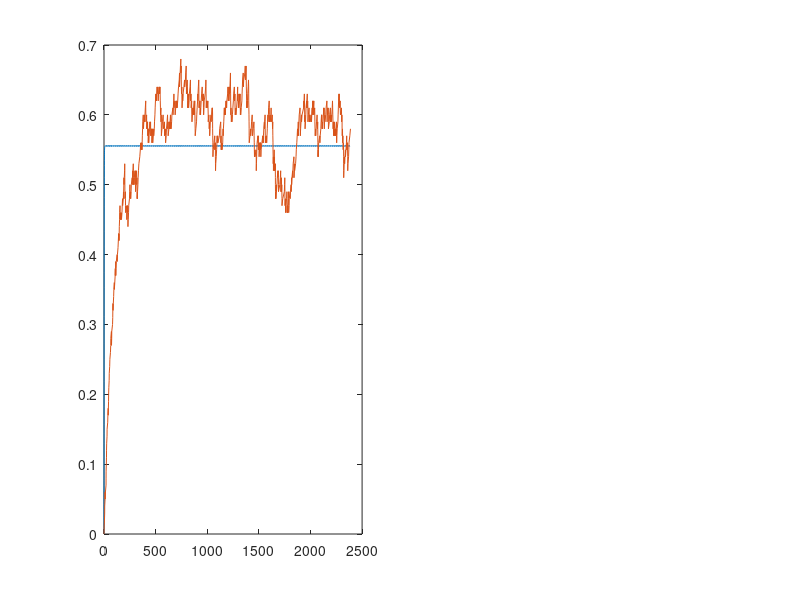

Source code (MATLAB): (Note: this script raises an error after producing the figure.)
% *** THIS PROGRAM DEALS W/ ONE CHEMICAL SPECIES WITH A BINDING AND UNBINDING REACTION, WITH NO FEEDBACK ***

% rates: r_bind = k_bind * (1-a)
% 			 r_unbind = k_unbind * a

% Initialize the Basic Parameters: number of molecules of A (N), max # of reactions (T) , state vector (X), proportion bound over time (A), Reaction Coeffecients (k_bind, k_unbind) L is the length of the 1D representation of the membrane of a cell.

N = 100; T = 1000; k_bind = 0.5; k_unbind = 0.4; L = 1; v_x = 0.01;

% X(1,:) is a bool representing whether each particle is bound or not.
% X(2,:) is a float representing the position of each particle.
X(1,:,:) = zeros(1,N,T);
X(2,:,1) = rand(L, N);
% A(1, :) is a float representing the proportion of chemical A that is bound.
% A(2, :) is the time that this value is recorded.
A = zeros(2,T);

% This odd index is due to using i-1 to gather the value of the last index in each of the arrays, and I didn't want to add a switch statement every time for i = 1. This is more computationally efficient
for i = 2:(T+1)

	% set the position to the position of the previous time.
	X(:,:,i) = X(:,:,i-1);

	% Setting the rates at the start of each loop
	r_bind = k_bind*(1-A(1,i-1));
	r_unbind = k_unbind*A(1,i-1);
	r_sum = r_bind + r_unbind;

	% Generating a random number for use in Gillespie Algo
	w = rand(1);

	tau = (1 / r_sum) * log(1 / w);

	% Picking the reaction using Gillespie Algo
  if (r_sum * w < r_bind)
		unbound_list = find(X(1,:,i) == 0);
		unbound_index = unbound_list(randi(length(unbound_list)));
		X(1,unbound_index,i) = 1;
	else
		bound_list = find(X(1,:,i) == 1);
		bound_index = bound_list(randi(length(bound_list)));
		X(1,bound_index,i) = 0;
	end



		for n = 1:N
			switch X(1,n,i)
				case 0
          X(2,n,i) = X(2,n,i-1);
				case 1
		      X(2,n,i) = mod( (X(2,n,i-1) + (2 * randi(2) - 3) * v_x * tau), L);
			end
	end
	% Updating proportion and time for A
	A(:, i) = [(sum(X(1, :,i)) / N), (A(2, i-1) + tau)];
end

% The steady state  f the concentration for the ODE version of this is:
a_steady_state = (k_bind / (k_bind + k_unbind));


%Setting up the ODE to plot
[t, a] =  ode45(@(t, a) k_bind * (1 - a) - k_unbind * a, [0, A(2,T)], A(1,1));

subplot(1,2,1);
%ODE plot
plot(t,a); hold on;

%Stochastic Plot
plot(A(2,:),A(1,:));

%Steady state comparison
yline(a_steady_state);

%Title and labels
title('Simple Binding-Unbinding Model w/ ODE Comparison');
xlabel('Time');
ylabel('Bound Proportion of Chemical A');

%Plotting a histogram of particle location
subplot(1,2,2);
hist(X(2,:,T),20);

title('Histogram of Particle Position at the Ending Time');
xlabel('Position of Particles');
ylabel('Number of Particles');
